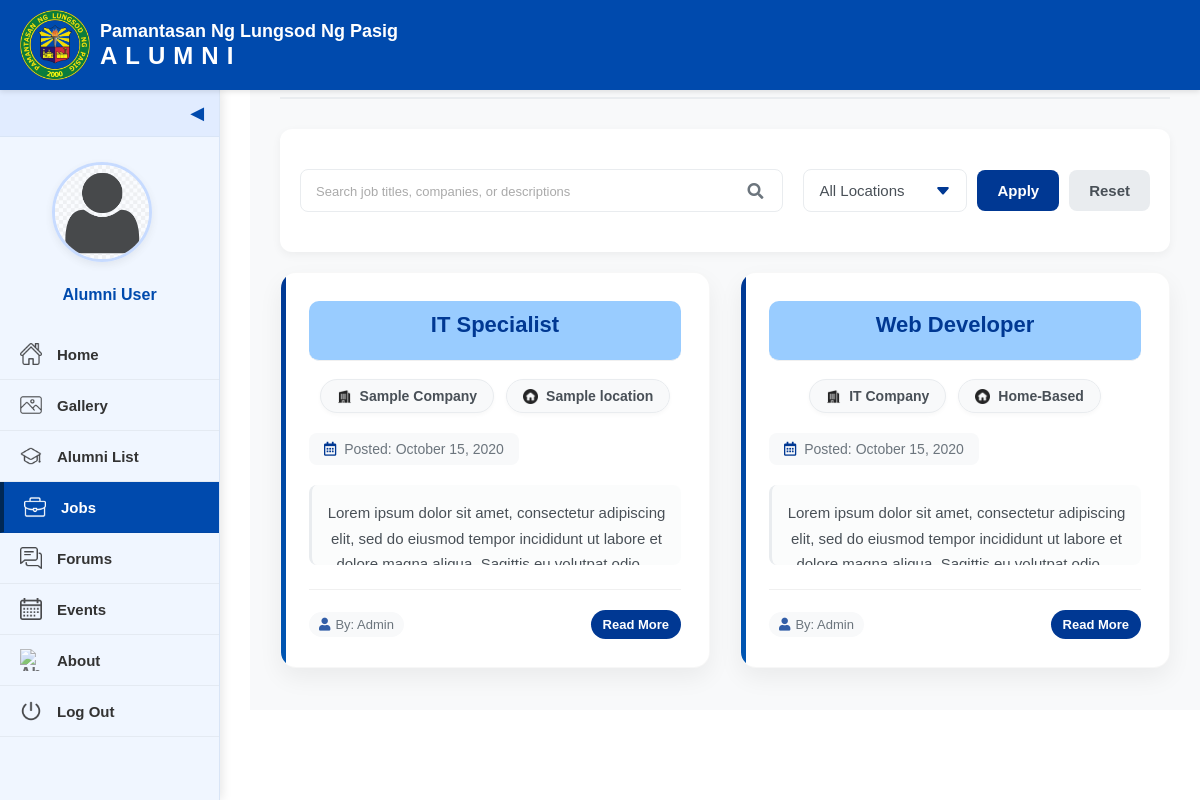
Before: /alumni-job.php with the older database file.
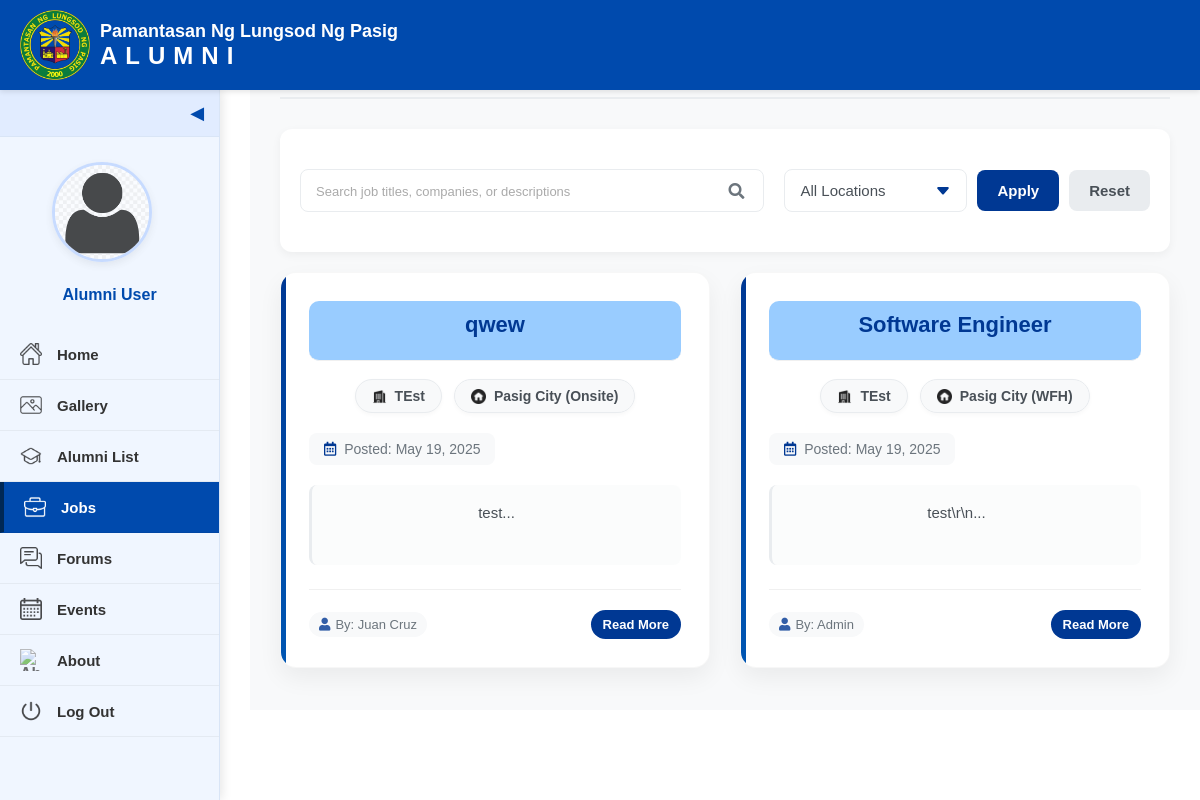
After: the same page with the newer database file.
### tables this page shows
CREATE TABLE `careers` (
  `id` int(30) NOT NULL,
  `company` varchar(250) NOT NULL,
  `location` text NOT NULL,
  `job_title` text NOT NULL,
  `description` text NOT NULL,
  `user_id` varchar(9) NOT NULL,
  `date_created` datetime NOT NULL DEFAULT current_timestamp()
);

CREATE TABLE `users` (
  `id` int(11) NOT NULL,
  `alumni_id` varchar(20) NOT NULL,
  `name` text NOT NULL,
  `username` varchar(200) NOT NULL,
  `password` text NOT NULL,
  `type` tinyint(1) NOT NULL DEFAULT 3 COMMENT '1=Admin,2=Alumni officer, 3= alumnus',
  `auto_generated_pass` text NOT NULL,
  `reset_token` varchar(64) DEFAULT NULL,
  `token_expiry` datetime DEFAULT NULL,
  `is_default_password` tinyint(1) NOT NULL DEFAULT 1 COMMENT '1=Using default password, 0=Password changed'
);

### alumni-job.php (the view, shortened to what this page needs)
<?php
include 'admin/db_connect.php';
$page = isset($_GET['page']) ? intval($_GET['page']) : 1;
$items_per_page = 6;
$offset = ($page - 1) * $items_per_page;
$search = isset($_GET['search']) ? $_GET['search'] : '';
$where_sql = '';
$query = "SELECT c.*, u.name as posted_by
          FROM careers c
          LEFT JOIN users u ON c.user_id = u.alumni_id
          $where_sql
          ORDER BY c.date_created DESC
          LIMIT $offset, $items_per_page";
$stmt = $conn->prepare($query);
$stmt->execute();
$result = $stmt->get_result();
$avatar = 'images/avatar.png';
$display_name = 'Alumni User';
?>
<!DOCTYPE html>
<html lang="en">
<head>
  <link rel="stylesheet" href="style.css" />
  <link rel="stylesheet" href="alumni-job.css" />
  <link rel="stylesheet" href="https://cdnjs.cloudflare.com/ajax/libs/font-awesome/5.15.4/css/all.min.css">
</head>
<body>
  <div class="interface-header">
    <img src="images/logo.png" alt="PLP Logo" class="logo-interface" />
    <div class="text">
      <div class="school-name">Pamantasan Ng Lungsod Ng Pasig</div>
      <div class="alumni-title">ALUMNI</div>
    </div>
  </div>
  <div class="sidebar" id="sidebar">
    <div class="toggle-btn" onclick="toggleSidebar()">&#x25C0;</div>
    <div class="sidebar-content">
      <div class="profile-section">
        <a href="alumni-manage-profile.php" class="profile-pic">
          <img src="<?php echo htmlspecialchars($avatar); ?>" alt="Profile Picture" />
        </a>
        <div class="profile-name"><?php echo htmlspecialchars($display_name); ?></div>
      </div>
      <a href="alumni-home.php"><img src="images/home.png" alt="Home" /><span>Home</span></a>
      <a href="alumni-gallery.php"><img src="images/gallery.png" alt="Gallery" /><span>Gallery</span></a>
      <a href="alumni-list.php"><img src="images/alumni_list.png" alt="Alumni List" /><span>Alumni List</span></a>
      <a href="alumni-job.php" class="active"><img src="images/jobs.png" alt="Jobs" /><span>Jobs</span></a>
      <a href="alumni-forums.php"><img src="images/forums.png" alt="Forums" /><span>Forums</span></a>
      <a href="alumni-events.php"><img src="images/calendar.png" alt="Events" /><span>Events</span></a>
      <a href="alumni-about.php"><img src="images/about.png" alt="About" /><span>About</span></a>
      <a href="landing.php"><img src="images/log-out.png" alt="Log Out" /><span>Log Out</span></a>
    </div>
  </div>
  <div class="job-main-content">
    <div class="job-header">
      <h1>Job Opportunities</h1>
      <?php if(isset($_SESSION['login_id'])): ?>
      <button class="post-job-btn" onclick="openPostJobModal()">
        <i class="fas fa-plus-circle"></i> Post a Job Opportunity
      </button>
      <?php else: ?>
      <div class="login-notice">
        <a href="login.php" class="login-link">Log in</a> to post job opportunities
      </div>
      <?php endif; ?>
    </div>
    <form method="GET" action="" class="search-filter-form">
      <div class="search-bar">
        <input type="text" id="search" name="search" placeholder="Search job titles, companies, or descriptions" value="<?php echo htmlspecialchars($search); ?>" />
        <button type="submit" id="searchIcon"><i class="fas fa-search"></i></button>
      </div>
      <div class="filter-options">
        <select name="location" class="filter-select">
          <option value="">All Locations</option>
        </select>
        <button type="submit" class="apply-filter-btn">Apply</button>
        <a href="alumni-job.php" class="reset-btn">Reset</a>
      </div>
    </form>
    <div class="job-cards">
      <?php if($result->num_rows > 0): ?>
        <?php while($job = $result->fetch_assoc()): ?>
          <div class="job-card">
            <h2><span><?php echo htmlspecialchars($job['job_title']); ?></span></h2>
            <div class="job-meta">
              <div><img src="images/job-company.png" class="icon-job" /> <?php echo htmlspecialchars($job['company']); ?></div>
              <div><img src="images/job-home.png" class="icon-job" /> <?php echo htmlspecialchars($job['location']); ?></div>
            </div>
            <div class="job-date">
              <i class="far fa-calendar-alt"></i> Posted: <?php echo date('F d, Y', strtotime($job['date_created'])); ?>
            </div>
            <p><?php echo substr(strip_tags(html_entity_decode($job['description'])), 0, 150) . '...'; ?></p>
            <div class="job-footer">
              <div class="job-actions-top">
                <span class="posted-by">
                  <i class="fas fa-user"></i> By: <?php echo htmlspecialchars($job['posted_by'] ?? 'Admin'); ?>
                </span>
                <button class="read-more" data-id="<?php echo $job['id']; ?>">Read More</button>
              </div>
            </div>
          </div>
        <?php endwhile; ?>
      <?php endif; ?>
    </div>
  </div>
</body>
</html>

Changed rows visible on the page:
removed careers: job_title "IT Specialist", company "Sample Company", location "Sample location", date_created "October 15, 2020", description "Lorem ipsum dolor sit amet, consectetur adipiscing elit, sed do eiusmod tempor incididunt ut labore…", posted_by "Admin"
removed careers: job_title "Web Developer", company "IT Company", location "Home-Based", date_created "October 15, 2020", description "Lorem ipsum dolor sit amet, consectetur adipiscing elit, sed do eiusmod tempor incididunt ut labore…", posted_by "Admin"
added careers: job_title "qwew", company "TEst", location "Pasig City (Onsite)", date_created "May 19, 2025", description "test", users.name "Juan Cruz"
added careers: job_title "Software Engineer", company "TEst", location "Pasig City (WFH)", date_created "May 19, 2025", description "test\\r\\n", posted_by "Admin"
